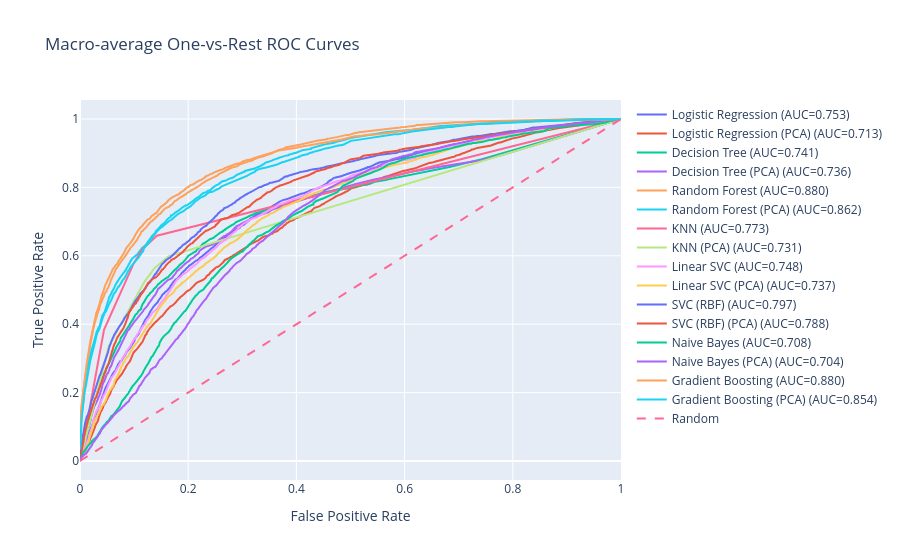
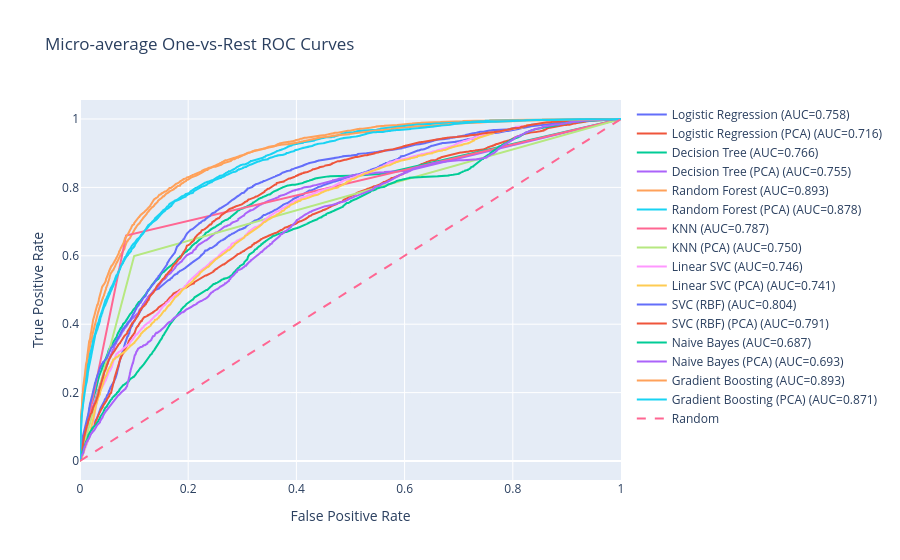

Source (notebook cell) for these figures, in order:
### Markdown cell above
### Plot Results

### Code cell
plot_macro_roc(results)
plot_micro_roc(results)

### Figure 1 — Plotly figure (JSON) as saved in the notebook; plotly's stock layout.template omitted (floating-point values rounded to 4 significant figures; data arrays with more than 128 entries replaced by an {"elided": "..."} marker saying what was removed)
{"data": [{"mode": "lines", "name": "Logistic Regression (AUC=0.753)", "type": "scatter", "x": {"elided": "1906 float values"}, "y": {"elided": "1906 float values"}}, {"mode": "lines", "name": "Logistic Regression (PCA) (AUC=0.713)", "type": "scatter", "x": {"elided": "1993 float values"}, "y": {"elided": "1993 float values"}}, {"mode": "lines", "name": "Decision Tree (AUC=0.741)", "type": "scatter", "x": {"elided": "1943 float values"}, "y": {"elided": "1943 float values"}}, {"mode": "lines", "name": "Decision Tree (PCA) (AUC=0.736)", "type": "scatter", "x": {"elided": "2320 float values"}, "y": {"elided": "2320 float values"}}, {"mode": "lines", "name": "Random Forest (AUC=0.880)", "type": "scatter", "x": {"elided": "1429 float values"}, "y": {"elided": "1429 float values"}}, {"mode": "lines", "name": "Random Forest (PCA) (AUC=0.862)", "type": "scatter", "x": {"elided": "1528 float values"}, "y": {"elided": "1528 float values"}}, {"mode": "lines", "name": "KNN (AUC=0.773)", "type": "scatter", "x": [0.0, 0.04358, 0.04439, 0.09944, 0.1156, 0.1421, 1.0], "y": [0.0, 0.3788, 0.3836, 0.5785, 0.6197, 0.6588, 1.0]}, {"mode": "lines", "name": "KNN (PCA) (AUC=0.731)", "type": "scatter", "x": [0.0, 0.04921, 0.05311, 0.1192, 0.1382, 0.1636, 1.0], "y": [0.0, 0.3181, 0.3356, 0.5239, 0.5646, 0.5983, 1.0]}, {"mode": "lines", "name": "Linear SVC (AUC=0.748)", "type": "scatter", "x": {"elided": "1949 float values"}, "y": {"elided": "1949 float values"}}, {"mode": "lines", "name": "Linear SVC (PCA) (AUC=0.737)", "type": "scatter", "x": {"elided": "1914 float values"}, "y": {"elided": "1914 float values"}}, {"mode": "lines", "name": "SVC (RBF) (AUC=0.797)", "type": "scatter", "x": {"elided": "1769 float values"}, "y": {"elided": "1769 float values"}}, {"mode": "lines", "name": "SVC (RBF) (PCA) (AUC=0.788)", "type": "scatter", "x": {"elided": "1769 float values"}, "y": {"elided": "1769 float values"}}, {"mode": "lines", "name": "Naive Bayes (AUC=0.708)", "type": "scatter", "x": {"elided": "2012 float values"}, "y": {"elided": "2012 float values"}}, {"mode": "lines", "name": "Naive Bayes (PCA) (AUC=0.704)", "type": "scatter", "x": {"elided": "1995 float values"}, "y": {"elided": "1995 float values"}}, {"mode": "lines", "name": "Gradient Boosting (AUC=0.880)", "type": "scatter", "x": {"elided": "1384 float values"}, "y": {"elided": "1384 float values"}}, {"mode": "lines", "name": "Gradient Boosting (PCA) (AUC=0.854)", "type": "scatter", "x": {"elided": "1564 float values"}, "y": {"elided": "1564 float values"}}, {"line": {"dash": "dash"}, "mode": "lines", "name": "Random", "type": "scatter", "x": [0, 1], "y": [0, 1]}], "layout": {"title": {"text": "Macro-average One-vs-Rest ROC Curves"}, "xaxis": {"title": {"text": "False Positive Rate"}}, "yaxis": {"title": {"text": "True Positive Rate"}}}}

### Figure 2 — Plotly figure (JSON) as saved in the notebook; plotly's stock layout.template omitted (floating-point values rounded to 4 significant figures; data arrays with more than 128 entries replaced by an {"elided": "..."} marker saying what was removed)
{"data": [{"mode": "lines", "name": "Logistic Regression (AUC=0.758)", "type": "scatter", "x": {"elided": "4038 float values"}, "y": {"elided": "4038 float values"}}, {"mode": "lines", "name": "Logistic Regression (PCA) (AUC=0.716)", "type": "scatter", "x": {"elided": "4225 float values"}, "y": {"elided": "4225 float values"}}, {"mode": "lines", "name": "Decision Tree (AUC=0.766)", "type": "scatter", "x": {"elided": "3366 float values"}, "y": {"elided": "3366 float values"}}, {"mode": "lines", "name": "Decision Tree (PCA) (AUC=0.755)", "type": "scatter", "x": {"elided": "3618 float values"}, "y": {"elided": "3618 float values"}}, {"mode": "lines", "name": "Random Forest (AUC=0.893)", "type": "scatter", "x": {"elided": "2919 float values"}, "y": {"elided": "2919 float values"}}, {"mode": "lines", "name": "Random Forest (PCA) (AUC=0.878)", "type": "scatter", "x": {"elided": "3015 float values"}, "y": {"elided": "3015 float values"}}, {"mode": "lines", "name": "KNN (AUC=0.787)", "type": "scatter", "x": [0.0, 0.08516, 1.0], "y": [0.0, 0.6594, 1.0]}, {"mode": "lines", "name": "KNN (PCA) (AUC=0.750)", "type": "scatter", "x": [0.0, 0.1001, 1.0], "y": [0.0, 0.5996, 1.0]}, {"mode": "lines", "name": "Linear SVC (AUC=0.746)", "type": "scatter", "x": {"elided": "4123 float values"}, "y": {"elided": "4123 float values"}}, {"mode": "lines", "name": "Linear SVC (PCA) (AUC=0.741)", "type": "scatter", "x": {"elided": "4071 float values"}, "y": {"elided": "4071 float values"}}, {"mode": "lines", "name": "SVC (RBF) (AUC=0.804)", "type": "scatter", "x": {"elided": "3698 float values"}, "y": {"elided": "3698 float values"}}, {"mode": "lines", "name": "SVC (RBF) (PCA) (AUC=0.791)", "type": "scatter", "x": {"elided": "3880 float values"}, "y": {"elided": "3880 float values"}}, {"mode": "lines", "name": "Naive Bayes (AUC=0.687)", "type": "scatter", "x": {"elided": "4682 float values"}, "y": {"elided": "4682 float values"}}, {"mode": "lines", "name": "Naive Bayes (PCA) (AUC=0.693)", "type": "scatter", "x": {"elided": "4167 float values"}, "y": {"elided": "4167 float values"}}, {"mode": "lines", "name": "Gradient Boosting (AUC=0.893)", "type": "scatter", "x": {"elided": "2810 float values"}, "y": {"elided": "2810 float values"}}, {"mode": "lines", "name": "Gradient Boosting (PCA) (AUC=0.871)", "type": "scatter", "x": {"elided": "3084 float values"}, "y": {"elided": "3084 float values"}}, {"line": {"dash": "dash"}, "mode": "lines", "name": "Random", "type": "scatter", "x": [0, 1], "y": [0, 1]}], "layout": {"title": {"text": "Micro-average One-vs-Rest ROC Curves"}, "xaxis": {"title": {"text": "False Positive Rate"}}, "yaxis": {"title": {"text": "True Positive Rate"}}}}
